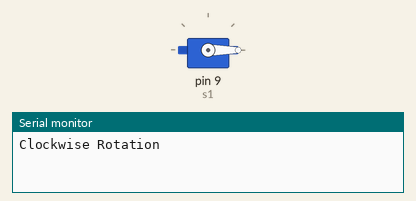
Simulated run of this sketch. Board: Arduino Uno, built with avr-gcc and run on an emulated ATmega328P. Parts: servo, the last lines printed to the serial monitor.

Above: at 0.1 s.
At 9.1 s:
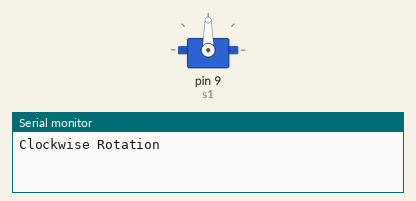
At 18.1 s:
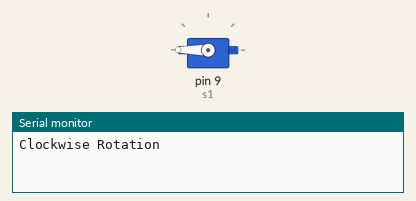
At 35.1 s:
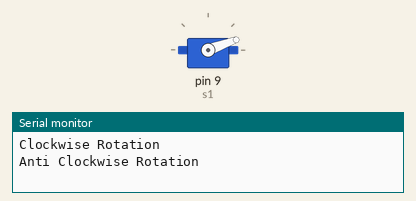
Timing chart, 0 to 40.0 s (numbered marks = the images above):
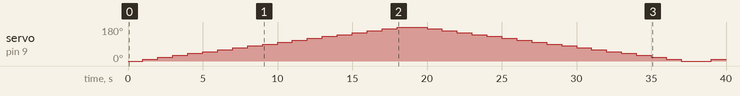

The sketch:

ServoBasic.ino
```cpp
# include<Servo.h>

Servo s1;
int pos = 0;

void setup() {

  Serial.begin(9600);

  s1.attach(9);
  s1.write(pos);
  // put your setup code here, to run once:

}

void loop() {

  Serial.write("Clockwise Rotation");
  Serial.write("\n");

  for (pos =0;pos<=180;pos+=10){
    s1.write(pos);
    // Serial.write("Position is "+pos);
    delay(1000);
  }

  Serial.write("Anti Clockwise Rotation");
  Serial.write("\n");

  for (pos=180;pos>=0;pos-=10){
    s1.write(pos);
    // Serial.write("Position is "+pos);
  delay(1000);  }


}
```

Measured:
- by itself, servo on pin 9 (s1): 0° → 10° at 1.0 s, → 20° 1.0 s later, → 30° 1.0 s later, → 40° 1.0 s later, … (37 changes in this stretch)
